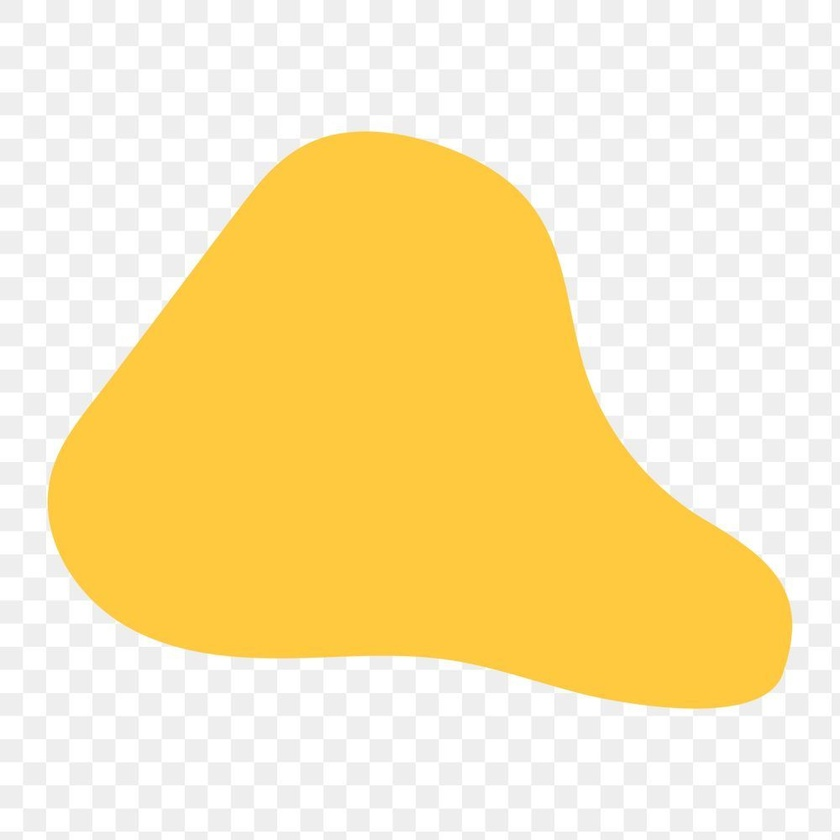
#> input picture c_02/blob.jpg, 840 x 840 px, shrunk from 1000 x 1000 before the run
$ python '05 photo one object center.py'
#> lines starting #> are read from the running program, lines starting #| are printed output that depends on the picture; after the words box and inside, x2 and y2 are one past the last pixel; in counts of white or black regions, pixels touching at a corner belong together
#################################################################
# more info:
# https://learnopencv.com/find-center-of-blob-centroid-using-opencv-cpp-python/
#################################################################
# %%
# import libraries
import cv2
import sys
import numpy as np

# %%
# imshow function
def imshow(title, image):
    cv2.imshow(title,image)
    k = cv2.waitKey(0)#0 infinity waiting time
    if k == ord("s"):
        cv2.imwrite(f"00_{title}_saved.jpg", image)
    cv2.destroyAllWindows()
    return

# %%
# Upload image using cv2.imread in color
img = cv2.imread("blob.jpg")
#> img is the input picture: shape (840, 840, 3); mean B, G, R 177.5, 229.6, 249.5
if img is None:
    sys.exit("Could not read the image.")
imshow("Original_img", img)
#> (key Esc is pressed here)

# %%
# convert image to grayscale image and to binary image
gray_image = cv2.cvtColor(img, cv2.COLOR_BGR2GRAY)
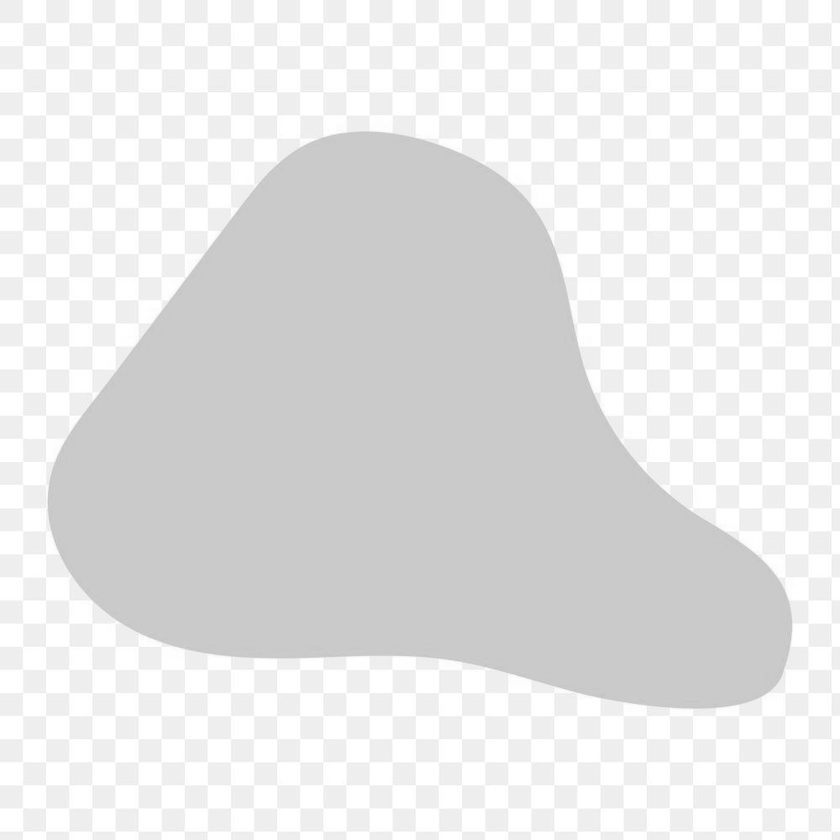
#> gray_image: shape (840, 840); min 190, max 255, mean 229.6
ret, thresh = cv2.threshold(gray_image,127,255,0)
#> thresh: shape (840, 840); every value is 255

# %%
# calculate moments of binary image (dictionary)
M = cv2.moments(thresh)
#> M = moments, m00 179928000, centre m10/m00, m01/m00 = (419.5, 419.5)
print(M)
#> (printed output is left out)
# calculate x,y coordinate of center
cX = int(M["m10"] / M["m00"])
#> cX = 419
cY = int(M["m01"] / M["m00"])
#> cY = 419

# %%
# put text and highlight the center
cv2.circle(img, (cX, cY), 5, (255, 255, 255), -1)
#> img: shape (840, 840, 3); 0.01% of pixels changed, all inside (x1, y1, x2, y2) = (414, 414, 425, 425)
cv2.putText(img, "centroid", (cX - 25, cY - 25),cv2.FONT_HERSHEY_SIMPLEX, 0.5, (255, 255, 255), 2)
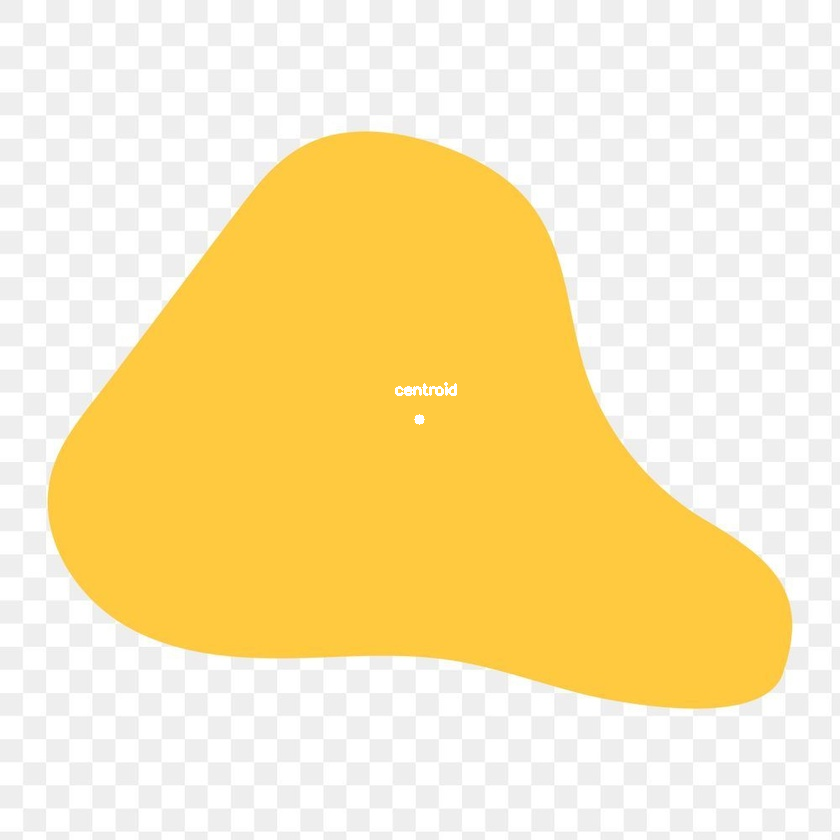
#> img: shape (840, 840, 3); mean B, G, R 177.6, 229.6, 249.5
imshow("Image", img)
#> (key Enter is pressed here)
